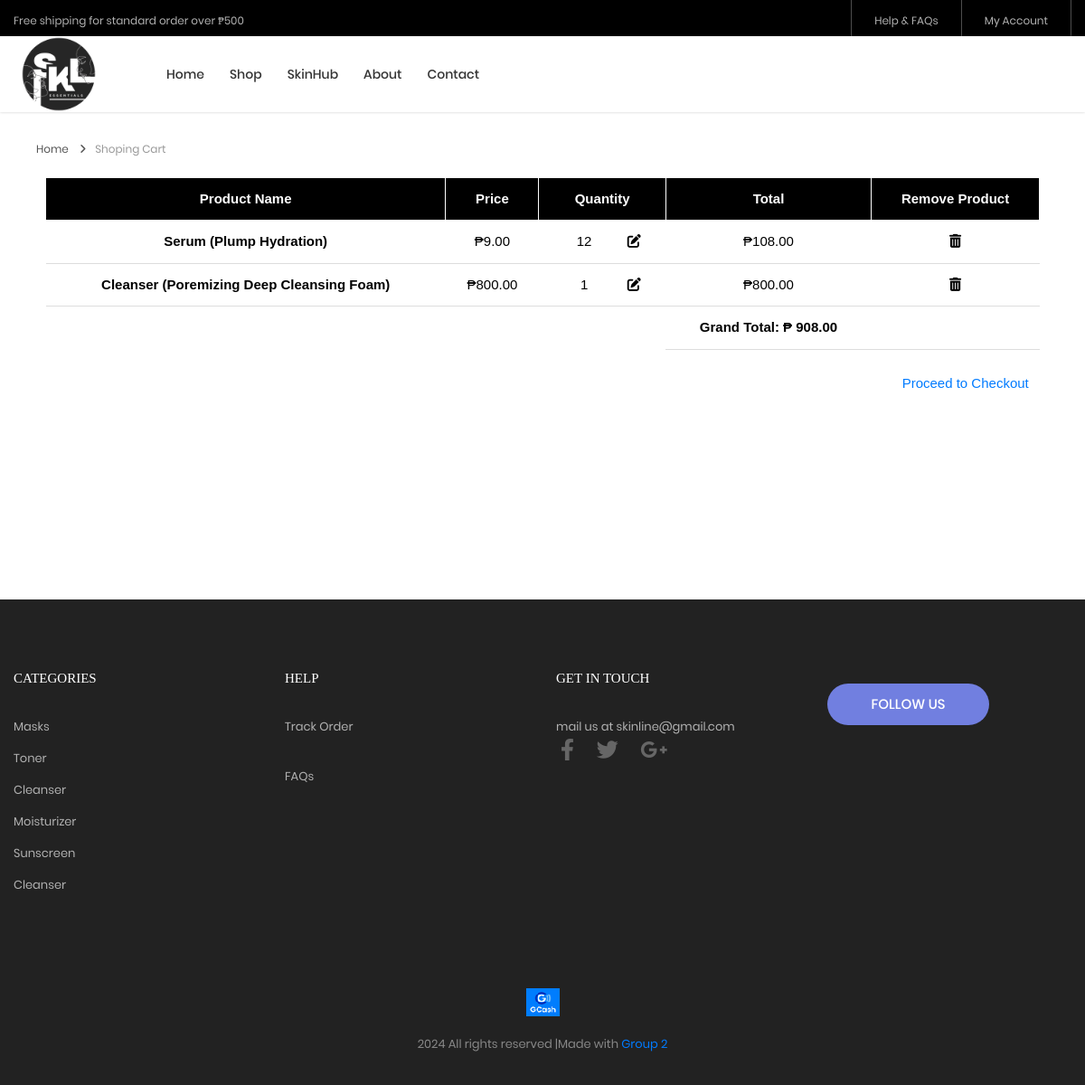
Screenshot of /shoping-cart.php (signed in) with the database file from the repository.
### tables this page shows
CREATE TABLE `cart` (
  `id` int(11) NOT NULL,
  `user_id` int(11) NOT NULL,
  `product_id` int(11) NOT NULL,
  `quantity` int(11) NOT NULL DEFAULT 1,
  `price` decimal(10,2) NOT NULL,
  `added_at` timestamp NOT NULL DEFAULT current_timestamp(),
  `img_01` mediumblob NOT NULL,
  `product_name` varchar(255) NOT NULL
);

### shoping-cart.php (the view, shortened to what this page needs)
<?php
include ('session.php');
?>
<!DOCTYPE html>
<html lang="en">
<head>
	<link rel="stylesheet" type="text/css" href="vendor/bootstrap/css/bootstrap.min.css">
	<link rel="stylesheet" type="text/css" href="fonts/font-awesome-4.7.0/css/font-awesome.min.css">
	<link rel="stylesheet" type="text/css" href="fonts/iconic/css/material-design-iconic-font.min.css">
	<link rel="stylesheet" type="text/css" href="fonts/linearicons-v1.0.0/icon-font.min.css">
	<link rel="stylesheet" type="text/css" href="vendor/animate/animate.css">
	<link rel="stylesheet" type="text/css" href="vendor/css-hamburgers/hamburgers.min.css">
	<link rel="stylesheet" type="text/css" href="vendor/animsition/css/animsition.min.css">
	<link rel="stylesheet" type="text/css" href="vendor/select2/select2.min.css">
	<link rel="stylesheet" type="text/css" href="vendor/perfect-scrollbar/perfect-scrollbar.css">
<link rel="stylesheet" href="https://cdnjs.cloudflare.com/ajax/libs/font-awesome/5.15.4/css/all.min.css">
<link rel="stylesheet" href="https://cdnjs.cloudflare.com/ajax/libs/font-awesome/6.4.0/css/all.min.css">
	<link rel="stylesheet" type="text/css" href="css/util.css">
	<link rel="stylesheet" type="text/css" href="css/main.css">
</head>
<body class="animsition">
	<header class="header-v4">
		<div class="container-menu-desktop">
			<div class="top-bar">
				<div class="content-topbar flex-sb-m h-full container">
					<div class="left-top-bar">
						Free shipping for standard order over ₱500
					</div>
					<div class="right-top-bar flex-w h-full">
						<a href="#" class="flex-c-m trans-04 p-lr-25">
							Help & FAQs
						</a>
						<a href="profilepage.php" class="flex-c-m trans-04 p-lr-25">
							My Account
						</a>
					</div>
				</div>
			</div>
			<div class="wrap-menu-desktop how-shadow1">
				<nav class="limiter-menu-desktop container">
					<a href="index.php" class="logo">
						<img src="images/logoshet.png" alt="IMG-LOGO">
					</a>
					<div class="menu-desktop">
						<ul class="main-menu">
							<li>
								<a href="index.php">Home</a>
							</li>
							<li>
								<a href="product.php">Shop</a>
							</li>
							<li>
								<a href="tutorial.php">SkinHub</a>
							</li>
							<li>
								<a href="about.php">About</a>
							</li>
							<li>
								<a href="contact.php">Contact</a>
							</li>
						</ul>
					</div>
				</nav>
			</div>
		</div>
	<div class="container">
		<div class="bread-crumb flex-w p-l-25 p-r-15 p-t-30 p-lr-0-lg">
			<a href="index.php" class="stext-109 cl8 hov-cl1 trans-04">
				Home
				<i class="fa fa-angle-right m-l-9 m-r-10" aria-hidden="true"></i>
			</a>
			<span class="stext-109 cl4">
				Shoping Cart
			</span>
		</div>
	</div>
		<section class="cart-section">
    <table class="cart-table">
        <thead>
            <tr>
                <th class="bold">Product Name</th>
                <th>Price</th>
                <th>Quantity</th>
                <th>Total</th>
                <th>Remove Product</th>
            </tr>
        </thead>
        <tbody>
            <?php endif;
            $user_id = $_SESSION['user_id'];
            $grand_total = 0;
            $stmt = $conn->prepare("SELECT * FROM cart WHERE user_id = ?");
            $stmt->bind_param("i", $user_id);
            $stmt->execute();
            $cart_items = $stmt->get_result();
            if ($cart_items->num_rows > 0) {
                while ($item = $cart_items->fetch_assoc()) {
                    $total = $item['price'] * $item['quantity'];
                    $grand_total += $total;
                    ?>
                    <tr>
                        <td class="bold"><?= htmlspecialchars($item['product_name']); ?></td>
                        <td>₱<?= htmlspecialchars(number_format($item['price'], 2)); ?></td>
                        <td>
                            <div class="quantity-container">
                                <form action="update-cart.php" method="POST" style="display: flex; align-items: center; justify-content: center;">
                                    <input type="number" name="quantity" value="<?= htmlspecialchars($item['quantity']); ?>" min="1" class="quantity-input"> <br>
                                    <button type="submit" style="background: none; border: none; padding: 0; cursor: pointer;">
                                        <i class="fas fa-pen-to-square update-icon"></i>
                                    </button>
                                </form>
                            </div>
                        </td>
                        <td>₱<?= htmlspecialchars(number_format($total, 2)); ?></td>
                        <td>
                            <button class="dlt-btn" style="background: none; border: none; padding: 0; cursor: pointer;">
                                <a href="delete_from_cart.php?cart_id=<?= htmlspecialchars($item['id']); ?>" style="text-decoration: none; color: inherit;">
                                    <i class="fas fa-trash-alt"></i>
                                </a>
                            </button>
                        </td>
                    </tr>
                    <?php
                }
            } else {
                echo '<tr><td colspan="5">No items in the cart.</td></tr>';
            }
            ?>
        </tbody>
        <tfoot>
            <tr>
                <td colspan="3" style="border: none;"></td>
                <td class="bold"><strong>Grand Total: ₱ <?= htmlspecialchars(number_format($grand_total, 2)); ?></strong></td>
                <td class="bold"></td>
            </tr>
        </tfoot>
    </table>
    <div class="checkout-button-container">
        <a href="user_orders.php" class="btn <?= ($grand_total > 1) ? '' : 'disabled'; ?>">Proceed to Checkout</a>
    </div>
</section>
		<footer class="bg3 p-t-75 p-b-32">
		<div class="container">
			<div class="row">
				<div class="col-sm-6 col-lg-3 p-b-50">
					<h4 class="stext-301 cl0 p-b-30">
						Categories
					</h4>
					<ul>
						<li class="p-b-10">
							<a href="product.php" class="stext-107 cl7 hov-cl1 trans-04">
								Masks
							</a>
						</li>
						<li class="p-b-10">
							<a href="product.php" class="stext-107 cl7 hov-cl1 trans-04">
								Toner
							</a>
						</li>
						<li class="p-b-10">
							<a href="product.php" class="stext-107 cl7 hov-cl1 trans-04">
								Cleanser
							</a>
						</li>
						<li class="p-b-10">
							<a href="product.php" class="stext-107 cl7 hov-cl1 trans-04">
								Moisturizer
							</a>
						</li>
						<li class="p-b-10">
							<a href="product.php" class="stext-107 cl7 hov-cl1 trans-04">
								Sunscreen
							</a>
						</li>
						<li class="p-b-10">
							<a href="product.php" class="stext-107 cl7 hov-cl1 trans-04">
								Cleanser
							</a>
						</li>
					</ul>
				</div>
				<div class="col-sm-6 col-lg-3 p-b-50">
					<h4 class="stext-301 cl0 p-b-30">
						Help
					</h4>
					<ul>
						<li class="p-b-10">
							<a href="#" class="stext-107 cl7 hov-cl1 trans-04">
								Track Order
							</a>
						</li>
						<li class="p-b-10">
						</li>
						<li class="p-b-10">
						</li>
						<li class="p-b-10">
							<a href="helpfaq.html" class="stext-107 cl7 hov-cl1 trans-04" target=_blank>
								FAQs
							</a>
						</li>
					</ul>
				</div>
				<div class="col-sm-6 col-lg-3 p-b-50">
					<h4 class="stext-301 cl0 p-b-30">
						GET IN TOUCH
					</h4>
					<p class="stext-107 cl7 size-201">
						mail us at skinline@gmail.com
					</p>
					<div class="social-icons">
        <a href="#" class="fs-24 cl3 hov-cl0 trans-04 lh-10 p-lr-5 p-tb-2 m-r-8">
            <i class="fab fa-facebook-f"></i>
        </a>
        <a href="#" class="fs-24 cl3 hov-cl0 trans-04 lh-10 p-lr-5 p-tb-2 m-r-8">
            <i class="fab fa-twitter"></i>
        </a>
        <a href="#" class="fs-24 cl3 hov-cl0 trans-04 lh-10 p-lr-5 p-tb-2 m-r-8">
            <i class="fab fa-google-plus-g"></i>
        </a>
    </div>
				</div>
				<div class="col-sm-6 col-lg-3 p-b-50">
					<form>
						<div class="p-t-18">
							<button class="flex-c-m stext-101 cl0 size-103 bg1 bor1 hov-btn1 p-lr-15 trans-04">
								Follow Us
							</button>
						</div>
					</form>
				</div>
			</div>
			<div class="p-t-40">
				<div class="flex-c-m flex-w p-b-18">
				<a href="images/icons/gcass.jfif" class="m-all-1" target="_blank">
    <img src="images/icons/gcash.png" alt="ICON-PAY">
</a>
				</div>
				<p class="stext-107 cl6 txt-center">
<script>document.write(new Date().getFullYear());</script> All rights reserved |Made with <a href="https://www.youtube.com/watch?v=iVIS6KIQx78" target="_blank">Group 2</a>
				</p>
			</div>
		</div>
	</footer>
</body>
</html>

### css/main.css (style rules this page uses)
.container { max-width: 1380px; }
@media (max-width: 1600px) { .container { max-width: 1200px; } }
.container-menu-desktop { height: auto; width: 100%; position: relative; -webkit-transition: all 0.3s; -o-transition: all 0.3s; -moz-transition: all 0.3s; transition: all 0.3s; }
.header-v4 .container-menu-desktop { height: 124px; }
.top-bar { height: 45px; background-color: #000000; }
.left-top-bar { font-family: Poppins-Regular; font-size: 12px; line-height: 1.8; color: #b2b2b2; }
.right-top-bar a { font-family: Poppins-Regular; font-size: 12px; line-height: 1.8; height: 100%; color: #b2b2b2; border-right: 1px solid rgba(255,255,255,0.3); }
.right-top-bar a:first-child { border-left: 1px solid rgba(255,255,255,0.3); }
.wrap-menu-desktop { position: fixed; z-index: 1100; background-color: transparent; width: 100%; height: 84px; top: 40px; left: 0px; -webkit-transition: height 0.3s, background-color 0.3s; -o-transition: height 0.3s, background-color 0.3s; -moz-transition: height 0.3s, background-color 0.3s; transition: height 0.3s, background-color 0.3s; }
.header-v4 .wrap-menu-desktop { background-color: #fff; }
.limiter-menu-desktop { height: 100%; display: -webkit-box; display: -webkit-flex; display: -moz-box; display: -ms-flexbox; display: flex; align-items: center; background-color: transparent; }
.logo { display: -webkit-box; display: -webkit-flex; display: -moz-box; display: -ms-flexbox; display: flex; align-items: center; height: 65%; margin-right: 55px; }
.logo img { max-width: 100px; max-height: 100px; }
.menu-desktop { display: -webkit-box; display: -webkit-flex; display: -moz-box; display: -ms-flexbox; display: flex; align-items: center; height: 100%; }
.main-menu { list-style-type: none; margin: 0; display: -webkit-box; display: -webkit-flex; display: -moz-box; display: -ms-flexbox; display: flex; align-items: center; }
.main-menu > li { display: block; position: relative; padding: 20px 10px 20px 0px; margin: 0px 4px 0px 14px; }
.main-menu > li > a { font-family: Poppins-Medium; font-size: 14px; color: #333; padding: 5px 0px; transition: all 0.4s; -webkit-transition: all 0.4s; -o-transition: all 0.4s; -moz-transition: all 0.4s; }
.cl0 { color: #fff; }
.cl3 { color: #666; }
.cl4 { color: #999; }
.cl6 { color: #888; }
.cl7 { color: #b2b2b2; }
.cl8 { color: #555; }
.stext-101 { font-family: Poppins-Medium; font-size: 15px; line-height: 1.466667; text-transform: uppercase; }
.stext-107 { font-family: Poppins-Regular; font-size: 13px; line-height: 1.923; }
.stext-109 { font-family: Poppins-Regular; font-size: 12px; line-height: 1.833333; }
.stext-301 { font-family: Montserrat-Bold; font-size: 15px; line-height: 1.6; text-transform: uppercase; }
.size-103 { min-width: 179px; height: 46px; }
.size-201 { max-width: 270px; }
.bg1 { background-color: #717fe0; }
.bg3 { background-color: #222; }
.bor1 { border-radius: 23px; }
.how-shadow1 { box-shadow: 0 0px 3px 0px rgba(0,0,0,0.2); -moz-box-shadow: 0 0px 3px 0px rgba(0,0,0,0.2); -webkit-box-shadow: 0 0px 3px 0px rgba(0,0,0,0.2); -o-box-shadow: 0 0px 3px 0px rgba(0,0,0,0.2); -ms-box-shadow: 0 0px 3px 0px rgba(0,0,0,0.2); }

### shoping-cart.php (style rules this page uses)
footer { background-color: #f1f1f1; padding: 75px 0 32px; margin-top: 200px; }
.cart-section { padding: 20px; max-width: 95%; margin: auto; font-family: Arial, sans-serif; }
.cart-table { width: 100%; border-collapse: collapse; margin-bottom: 20px; }
.cart-table th, .cart-table td { padding: 12px; text-align: center; border-bottom: 1px solid #ddd; }
.cart-table td { color: black; }
.cart-table th { background-color: black; font-weight: bold; color: white; border: solid white 1px; }
.cart-table td a { text-decoration: none; color: #e74c3c; }
.checkout-button-container { text-align: right; }
.bold { font-weight: bold; }
.bold strong { font-weight: bold; }
.quantity-container { display: flex; align-items: center; justify-content: center; }
.quantity-input { width: 60px; text-align: center; margin-right: 10px; }

### rows the page displays
cart: product_name "Serum (Plump Hydration)", price "9.00", quantity "12", total "108.00"
cart: product_name "Cleanser (Poremizing Deep Cleansing Foam)", price "800.00", quantity "1"

### other values shown
$grand_total "908.00"
